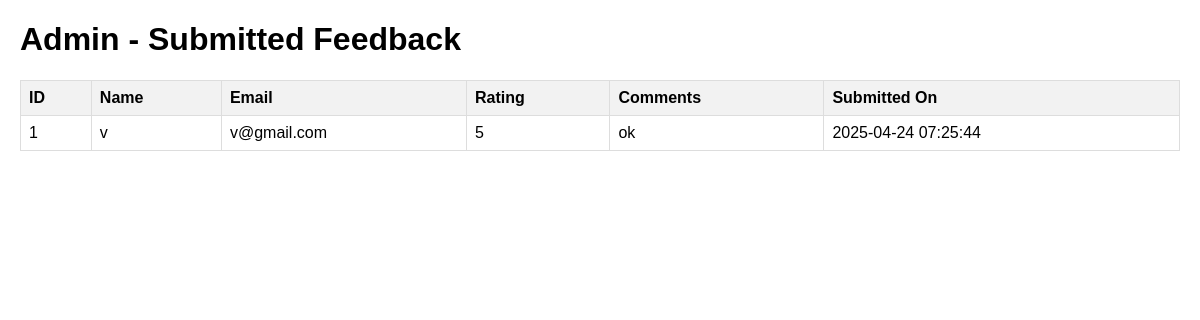
Screenshot of /fb.php with the database file from the repository.
### tables this page shows
CREATE TABLE IF NOT EXISTS `feedback` (
`id` int(11) NOT NULL,
  `name` varchar(255) NOT NULL,
  `email` varchar(255) NOT NULL,
  `rating` int(11) NOT NULL,
  `comments` text NOT NULL,
  `submission_date` timestamp NOT NULL DEFAULT CURRENT_TIMESTAMP
);

### fb.php (the view, shortened to what this page needs)
<!DOCTYPE html>
<html lang="en">
<head>
</head>
<body>
    <h1>Admin - Submitted Feedback</h1>
    <?php
    $servername = "localhost";
    $username = "root";
    $password = "";
    $dbname = "homeopathy";
    $conn = new mysqli($servername, $username, $password, $dbname);
    $sql = "SELECT id, name, email, rating, comments, submission_date FROM feedback ORDER BY submission_date DESC";
    $result = $conn->query($sql);
    if ($result->num_rows > 0) {
        echo "<table>";
        echo "<thead><tr><th>ID</th><th>Name</th><th>Email</th><th>Rating</th><th>Comments</th><th>Submitted On</th></tr></thead>";
        echo "<tbody>";
        while ($row = $result->fetch_assoc()) {
            echo "<tr>";
            echo "<td>" . $row["id"] . "</td>";
            echo "<td>" . htmlspecialchars($row["name"]) . "</td>";
            echo "<td>" . htmlspecialchars($row["email"]) . "</td>";
            echo "<td>" . $row["rating"] . "</td>";
            echo "<td>" . htmlspecialchars($row["comments"]) . "</td>";
            echo "<td>" . $row["submission_date"] . "</td>";
            echo "</tr>";
        }
        echo "</tbody>";
        echo "</table>";
    } else {
        echo "<p>No feedback has been submitted yet.</p>";
    }
    ?>
</body>
</html>

### fb.php (style rules this page uses)
body { font-family: sans-serif; margin: 20px; }
table { width: 100%; border-collapse: collapse; margin-top: 20px; }
th, td { border: 1px solid #ddd; padding: 8px; text-align: left; }
th { background-color: #f2f2f2; }

### rows the page displays
feedback: id "1", name "v", email "v@gmail.com", rating "5", comments "ok", submission_date "2025-04-24 07:25:44"
